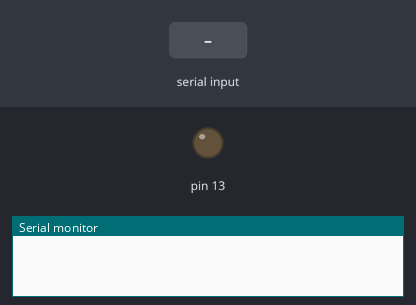
A sketch run on a simulated Arduino Mega 2560, built with avr-gcc and run on an emulated ATmega2560. Shown: output pins drawn as LEDs (lit = HIGH), the last lines printed to the serial monitor. Inputs (shaded band) come from the test bench.

Above: at 1.2 s.
1.3 s: "u" received over Serial
At 2.2 s:
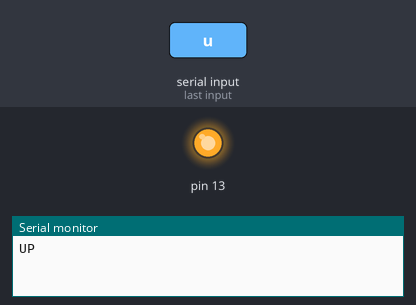
2.8 s: "u" received over the second serial link
4.3 s: "l" received over the second serial link
Timing chart, 0 to 7.3 s (numbered marks = the images above; inputs shaded):
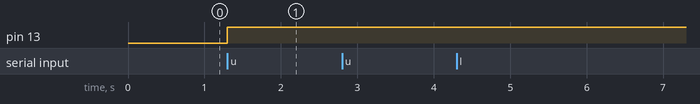

Measured:
- after the input at 1.3 s, pin 13: LOW → HIGH at once

The sketch:

IRsendDemoXbee.ino
```cpp
// (licence header left out)
  #define UP 0x66
  #define DOWN 0x26
  #define LEFT 0x56
  #define RIGHT 0x16

byte command;

void setup()
{
  Serial.begin(9600);
  Serial3.begin(9600);
  pinMode(13, OUTPUT);
}
int a;
byte msg;
byte ab[] = {0,0,0,0,0,0,0,0,0,0};
void loop() {
  //MANDA MENSAJE
  while (Serial.available() == 0) {
  }
  command = Serial.read();
  if (command == 117){ //u
        Serial.write("UP");
        Serial3.write(UP);
  } else if (command == 100){ //d
//    Serial.println(DOWN,HEX);
        Serial.write("DOWN");
        Serial3.write(DOWN);
  } else if (command == 108){ //l
//    Serial.println(LEFT,HEX);
        Serial.write("LEFT");
        Serial3.write(LEFT);
  } else if (command == 114){ //r;
//    Serial.println(RIGHT,HEX);
        Serial.write("RIGHT");
        Serial3.write(RIGHT);
  }
  //RECIBE MENSAJE
/**/  int c=0;
    do{
      digitalWrite(13,HIGH);
      while (Serial3.available() == 0) {
      }
      digitalWrite(13,LOW);
      ab[c]=Serial3.read();
      Serial.print(ab[c],HEX);
      Serial.print("  ");
      Serial.println(c);
      c++;
    }while (c < 10);
    msg= ab[8];
  switch(msg){
    case 0x01:
      Serial.print(msg,HEX);
    break;
     default:
     break;
  }
  delay(100);
}
```
